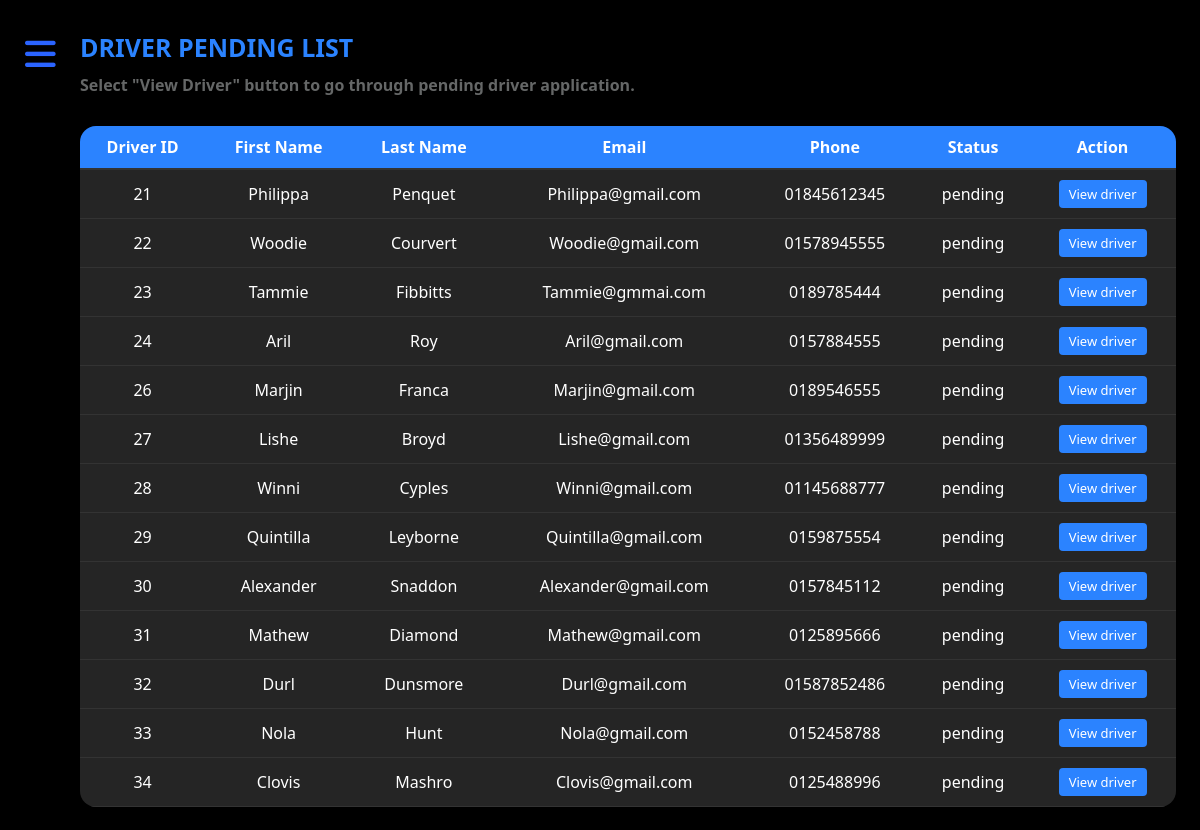
Page /admin/adminDriverApproval.php on the committed database.
### tables this page shows
CREATE TABLE `driver` (
  `id` int(11) NOT NULL,
  `phone_no` varchar(20) NOT NULL,
  `license_no` varchar(20) NOT NULL,
  `license_expiry_date` varchar(20) NOT NULL,
  `license_photo_front` varchar(100) NOT NULL,
  `license_photo_back` varchar(100) NOT NULL,
  `registration_date` date NOT NULL,
  `rating` int(5) NOT NULL,
  `status` varchar(20) NOT NULL,
  `user_id` int(11) NOT NULL,
  `firstname` varchar(50) NOT NULL,
  `lastname` varchar(50) NOT NULL,
  `cancel_count` int(2) DEFAULT NULL,
  `penalty_end_date` date DEFAULT NULL
);

CREATE TABLE `user` (
  `id` int(11) NOT NULL,
  `tpnumber` varchar(20) NOT NULL,
  `password` varchar(150) DEFAULT NULL,
  `role` varchar(20) NOT NULL,
  `email` varchar(255) NOT NULL,
  `reset_token_hash` varchar(64) DEFAULT NULL,
  `reset_token_expires_at` datetime DEFAULT NULL
);

### admin/adminDriverApproval.php (the view, shortened to what this page needs)
<?php
include("adminsidebar.php");
?>
<?php
    $sql = "SELECT d.id, d.firstname, d.lastname, d.phone_no, d.status, u.email
        FROM driver d
        INNER JOIN user u ON d.user_id = u.id
        WHERE d.status = 'pending'";
    $results = mysqli_query($conn, $sql);
?>
<!DOCTYPE html>
<html lang="en">
<head>
    <link rel="stylesheet" href="../css/adminPage/driverApproval.css">
</head>
<body>
    <div class="driver-list-container">
        <div class="driver-list-title">
            <h2>DRIVER PENDING LIST</h2>
            <h4>Select "View Driver" button to go through pending driver application.</h4>
        </div>
        <div class="table-container">
            <table>
                <tr>
                    <th>Driver ID</th>
                    <th>First Name</th>
                    <th>Last Name</th>
                    <th>Email</th>
                    <th>Phone</th>
                    <th>Status</th>
                    <th>Action</th>
                </tr>
                <?php
                if(mysqli_num_rows($results)>0){
                    while($row=mysqli_fetch_assoc($results)){
                        echo "<tr>";
                        echo "<td>".$row['id']."</td>";
                        echo "<td>".$row['firstname']."</td>";
                        echo "<td>".$row['lastname']."</td>";
                        echo "<td>".$row['email']."</td>";
                        echo "<td>".$row['phone_no']."</td>";
                        echo "<td>".$row['status']."</td>";
                        echo "<td><a href='adminViewDriver.php?id=".$row['id']."'>View driver</a></td>";
                        echo"</tr>";
                    }
            }else{
                echo "<tr><td colspan='7'>No pending drivers found</td></tr>";
            }
                ?>
            </table>
        </div>
    </div>
</body>
</html>

### css/adminPage/adminsidebar.css (style rules this page uses)
* { margin: 0; padding: 0; box-sizing: border-box; font-family: 'Segoe UI', Tahoma, Geneva, Verdana, sans-serif; }
body { min-height: 100vh; background: black; background-size: cover; background-position: center; }

### css/adminPage/driverApproval.css (style rules this page uses)
.driver-list-container { margin-left: 16rem; margin-right: 2.5rem; margin-top: 30px; }
.driver-list-title h2 { font-size: 25px; color: #2b83ff; margin-bottom: 10px; }
.driver-list-title h4 { color: rgb(101, 103, 103); }
.table-container { margin-top: 30px; margin-bottom: 50px; }
table { width: 100%; color: white; border-collapse: collapse; text-align: left; border-radius: 16px; overflow: hidden; }
th { font-size: 18px; text-align: center; background-color: #2b83ff; color: white; font-weight: bold; padding: 12px 15px; border-bottom: 2px solid #333333; }
td { padding: 12px 15px; border-bottom: 1px solid #333333; vertical-align: middle; text-align: center; background-color: #252525; }
table a { display: inline-block; padding: 6px 12px; background-color: #2b83ff; color: white; text-decoration: none; border-radius: 4px; font-size: 14px; transition: all 0.3s ease; }
@media (max-width: 1220px) { .driver-list-container { margin-left: 5rem; margin-right: 1.5rem; } }
@media (max-width: 1220px) { th, td { font-size: 16px; padding: 10px; } }
@media (max-width: 1220px) { table a { font-size: 13px; padding: 5px 10px; } }

### rows in the picture
driver: id "21", firstname "Philippa", lastname "Penquet", user.email "Philippa@gmail.com", phone_no "01845612345", status "pending"
driver: id "22", firstname "Woodie", lastname "Courvert", user.email "Woodie@gmail.com", phone_no "01578945555", status "pending"
driver: id "23", firstname "Tammie", lastname "Fibbitts", user.email "Tammie@gmmai.com", phone_no "0189785444", status "pending"
driver: id "24", firstname "Aril", lastname "Roy", user.email "Aril@gmail.com", phone_no "0157884555", status "pending"
driver: id "26", firstname "Marjin", lastname "Franca", user.email "Marjin@gmail.com", phone_no "0189546555", status "pending"
driver: id "27", firstname "Lishe", lastname "Broyd", user.email "Lishe@gmail.com", phone_no "01356489999", status "pending"
driver: id "28", firstname "Winni", lastname "Cyples", user.email "Winni@gmail.com", phone_no "01145688777", status "pending"
driver: id "29", firstname "Quintilla", lastname "Leyborne", user.email "Quintilla@gmail.com", phone_no "0159875554", status "pending"
driver: id "30", firstname "Alexander", lastname "Snaddon", user.email "Alexander@gmail.com", phone_no "0157845112", status "pending"
driver: id "31", firstname "Mathew", lastname "Diamond", user.email "Mathew@gmail.com", phone_no "0125895666", status "pending"
driver: id "32", firstname "Durl", lastname "Dunsmore", user.email "Durl@gmail.com", phone_no "01587852486", status "pending"
driver: id "33", firstname "Nola", lastname "Hunt", user.email "Nola@gmail.com", phone_no "0152458788", status "pending"
driver: id "34", firstname "Clovis", lastname "Mashro", user.email "Clovis@gmail.com", phone_no "0125488996", status "pending"
